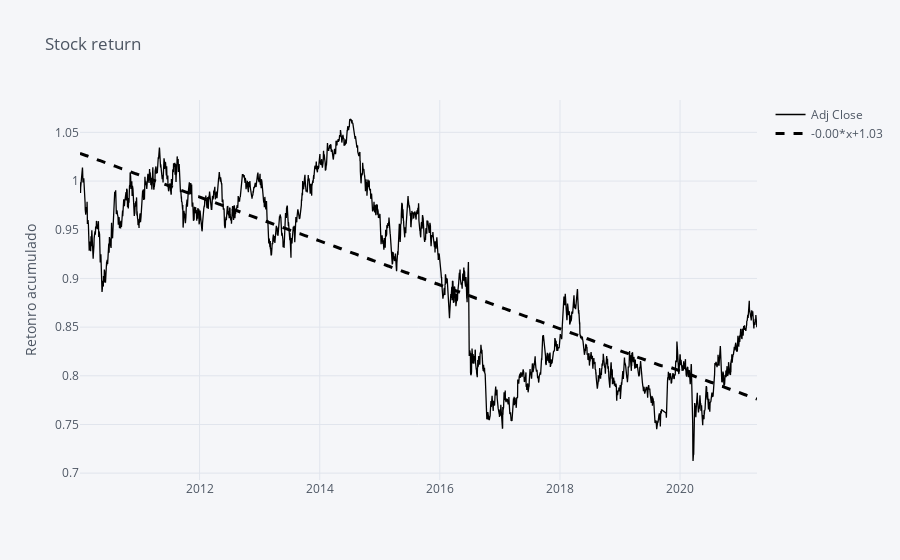

The notebook cell this image was saved under:
### Code cell
assets = ["GBPUSD=X"]
df = yf.download(assets, "2010-01-01")["Adj Close"]
variaciones = df.pct_change().dropna() * 100
colores = ["black", "red", "silver"]
rend_acum = (variaciones / 100 + 1).cumprod()
rend_acum.iplot(theme = "pearl", title = "Stock return", yTitle = "Retonro acumulado",
               bestfit = True, colors = colores, bestfit_colors = colores)

### Figure 1 — Plotly figure (JSON) as saved in the notebook; plotly's stock layout.template omitted (floating-point values rounded to 4 significant figures; data arrays with more than 128 entries replaced by an {"elided": "..."} marker saying what was removed)
{"data": [{"line": {"color": "rgba(0, 0, 0, 1.0)", "dash": "solid", "shape": "linear", "width": 1.3}, "mode": "lines", "name": "Adj Close", "text": "", "type": "scatter", "x": {"elided": "2917 str values"}, "y": {"elided": "2917 float values"}}, {"line": {"color": "rgba(0, 0, 0, 1.0)", "dash": "dash", "shape": "linear", "width": 3}, "mode": "lines", "name": "-0.00*x+1.03", "type": "scatter", "x": {"elided": "2917 str values"}, "y": {"elided": "2917 float values"}}], "layout": {"legend": {"bgcolor": "#F5F6F9", "font": {"color": "#4D5663"}}, "paper_bgcolor": "#F5F6F9", "plot_bgcolor": "#F5F6F9", "title": {"font": {"color": "#4D5663"}, "text": "Stock return"}, "xaxis": {"gridcolor": "#E1E5ED", "showgrid": true, "tickfont": {"color": "#4D5663"}, "title": {"font": {"color": "#4D5663"}, "text": ""}, "zerolinecolor": "#E1E5ED"}, "yaxis": {"gridcolor": "#E1E5ED", "showgrid": true, "tickfont": {"color": "#4D5663"}, "title": {"font": {"color": "#4D5663"}, "text": "Retonro acumulado"}, "zerolinecolor": "#E1E5ED"}}}
